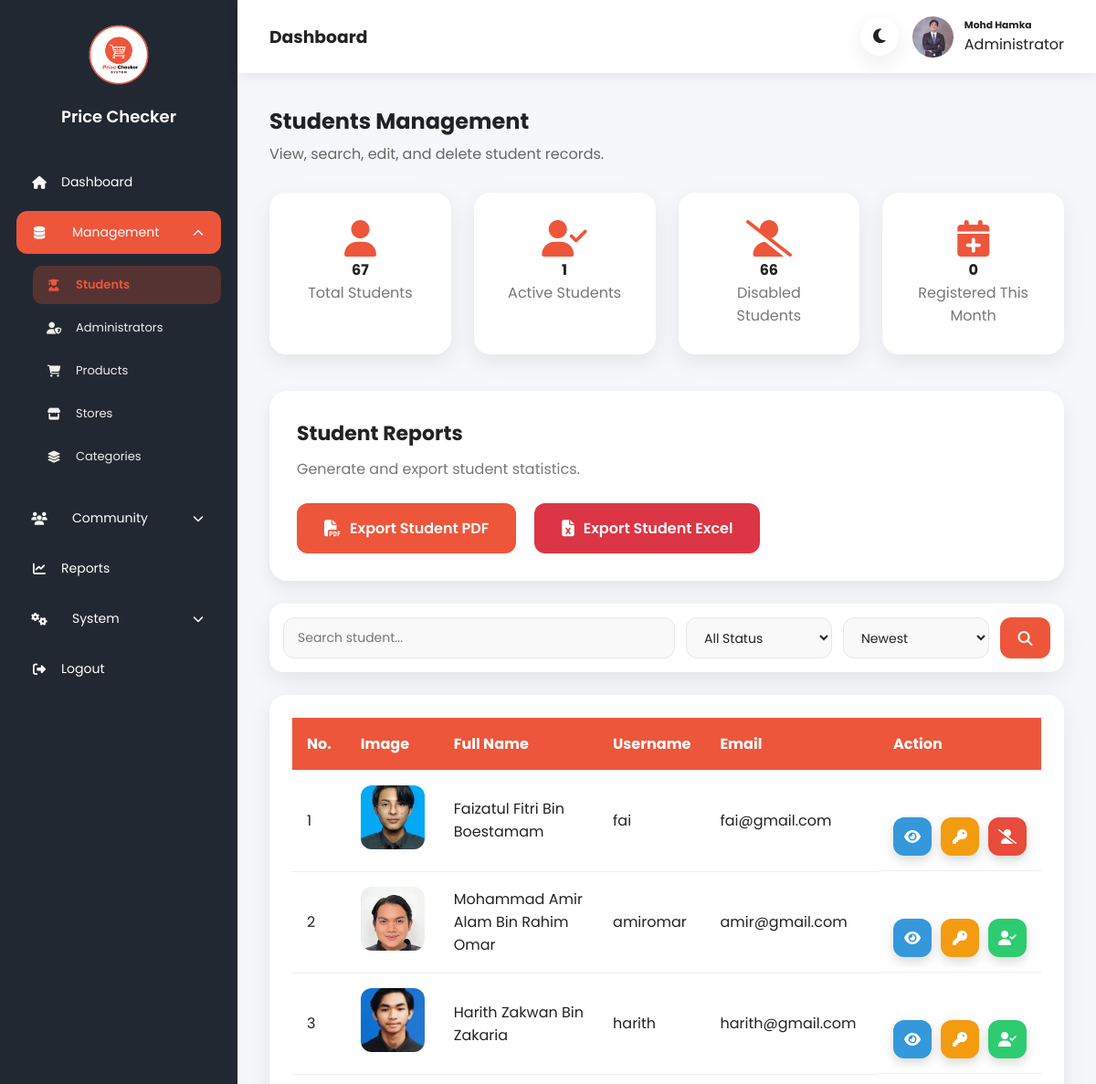
The app's page /src/admin/students.php (signed in, upper part), older data.
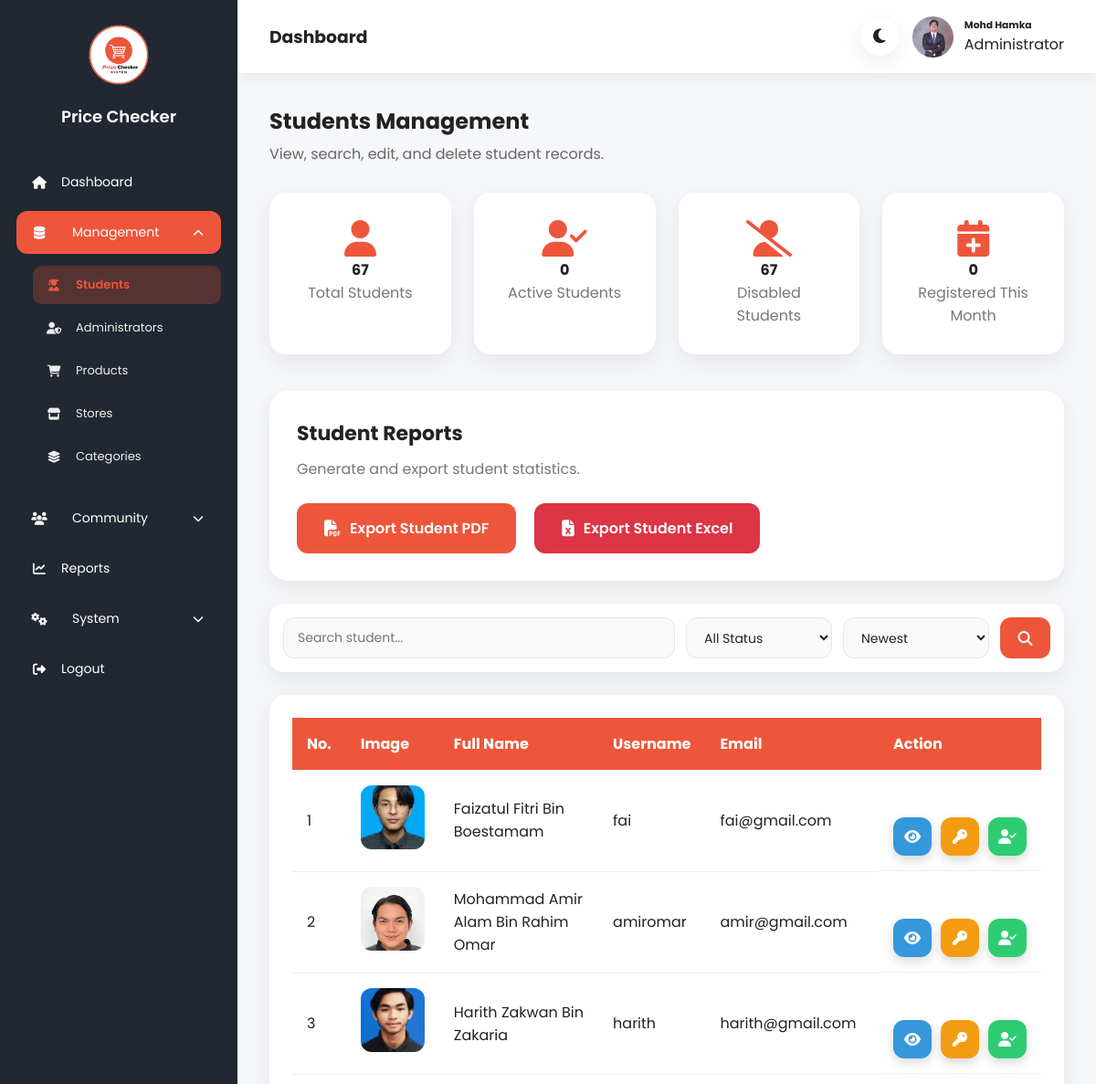
The same page, newer data.
### tables this page shows
CREATE TABLE `student` (
  `studentID` int(11) NOT NULL,
  `fullName` varchar(255) NOT NULL,
  `username` varchar(255) NOT NULL,
  `email` varchar(255) NOT NULL,
  `password` varchar(255) NOT NULL,
  `studentIMG` varchar(255) NOT NULL,
  `logStatus` varchar(255) NOT NULL,
  `created_at` timestamp NOT NULL DEFAULT current_timestamp()
);

### src/admin/students.php (the view, shortened to what this page needs)
<?php
include("../config/db_cPCS.php");
$totalStudents = mysqli_fetch_assoc(
mysqli_query($conn,"
SELECT COUNT(*) total
FROM student
"))['total'];
$activeStudents = mysqli_fetch_assoc(
mysqli_query($conn,"
SELECT COUNT(*) total
FROM student
WHERE logStatus='1'
"))['total'];
$disabledStudents = mysqli_fetch_assoc(
mysqli_query($conn,"
SELECT COUNT(*) total
FROM student
WHERE logStatus='0'
"))['total'];
$registeredThisMonth = mysqli_fetch_assoc(
mysqli_query($conn,"
SELECT COUNT(*) total
FROM student
WHERE MONTH(created_at)=MONTH(CURRENT_DATE())
AND YEAR(created_at)=YEAR(CURRENT_DATE())
"))['total'];
$search = $_GET['search'] ?? "";
$sort = $_GET['sort'] ?? "";
$sql = "SELECT * FROM student WHERE 1";
switch($sort)
{
default:
$sql.=" ORDER BY studentID ASC";
}
$limit = 10;
$page = isset($_GET['page']) ? (int)$_GET['page'] : 1;
$offset = ($page-1)*$limit;
$sql .= " LIMIT $limit OFFSET $offset";
$studentQuery = mysqli_query($conn,$sql);
?>
<!DOCTYPE html>
<html lang="en">
<head>
    <link rel="stylesheet"href="https://cdnjs.cloudflare.com/ajax/libs/font-awesome/6.7.2/css/all.min.css">
    <link rel="stylesheet" href="../../assets/css/adminDashboard.css">
</head>
<body>
<div class="admin-container">
    <?php include("../admin/includes/sidebar.php"); ?>
    <div class="admin-main">
        <?php include("../admin/includes/header.php"); ?>
        <div class="dashboard-content">
            <div class="page-title">
                <h2>
                    Students Management
                </h2>
                <p>
                    View, search, edit, and delete student records.
                </p>
            </div>
            <div class="dashboard-cards">
                <div class="dashboard-card">
                    <i class="fa-solid fa-user"></i>
                    <h4>
                        <?php echo $totalStudents; ?>
                    </h4>
                    <p>
                        Total Students
                    </p>
                </div>
                <div class="dashboard-card">
                    <i class="fa-solid fa-user-check"></i>
                    <h4>
                        <?php echo $activeStudents; ?>
                    </h4>
                    <p>
                        Active Students
                    </p>
                </div>
                <div class="dashboard-card">
                    <i class="fa-solid fa-user-slash"></i>
                    <h4>
                        <?php echo $disabledStudents; ?>
                    </h4>
                    <p>
                        Disabled Students
                    </p>
                </div>
                <div class="dashboard-card">
                    <i class="fa-solid fa-calendar-plus"></i>
                    <h4>
                        <?php echo $registeredThisMonth; ?>
                    </h4>
                    <p>
                        Registered This Month
                    </p>
                </div>
            </div>
            <div class="report-card">
                <h3>
                    Student Reports
                </h3>
                <p>
                    Generate and export student statistics.
                </p>
                <div class="report-buttons">
                    <a href="../admin/exportPDF.php?type=student">
                        <i class="fa fa-file-pdf"></i>
                        Export Student PDF
                    </a>
                    <a href="../admin/exportExcel.php?type=student">
                        <i class="fa fa-file-excel"></i>
                        Export Student Excel
                    </a>
                </div>
            </div>
            <div class="manage-top">
                <form method="GET" class="search-box">
                    <div class="student-search-input">
                        <input type="text" id="studentSearchBox" name="search" autocomplete="off" placeholder="Search student..."
                            value="<?php echo htmlspecialchars($search); ?>">
                    </div>
                    <select name="logStatus">
                        <option value="">All Status</option>
                    </select>
                    <select name="sort">
                        <option value="">Newest</option>
                    </select>
                    <button type="submit">
                        <i class="fa fa-search"></i>
                    </button>
                </form>
            </div>
            <div class="table-card">
                <table>
                    <thead>
                        <tr>
                            <th>No.</th>
                            <th>Image</th>
                            <th>Full Name</th>
                            <th>Username</th>
                            <th>Email</th>
                            <th>Action</th>
                        </tr>
                    </thead>
                    <tbody>
                    <?php
                    if(mysqli_num_rows($studentQuery)==0)
                    {
                    ?>
                    <tr>
                        <td colspan="7" style="text-align:center;">
                            No student record found.
                        </td>
                    </tr>
                    <?php
                    }
                    else
                    {
                    $no = $offset + 1;
                    while($student=mysqli_fetch_assoc($studentQuery))
                    {
                    ?>
                    <tr>
                        <td>
                            <?php echo $no++; ?>
                        </td>
                        <td>
                            <img src="<?php echo $student['studentIMG']; ?>" class="table-image">
                        </td>
                        <td>
                            <?php echo $student['fullName']; ?>
                        </td>
                        <td>
                            <?php echo $student['username']; ?>
                        </td>
                        <td>
                            <?php echo $student['email']; ?>
                        </td>
                        <td class="action-buttons">
                            <button type="button" class="action-btn view-btn"
                                data-id="<?php echo $student['studentID']; ?>"
                                title="View Student">
                                <i class="fa-solid fa-eye"></i>
                            </button>
                            <button type="button" class="action-btn reset-btn"
                                data-id="<?php echo $student['studentID']; ?>"
                                data-name="<?php echo htmlspecialchars($student['fullName']); ?>"
                                title="Reset Password">
                                <i class="fa-solid fa-key"></i>
                            </button>
                            <?php if($student['logStatus']==1){ ?>
                                <button type="button"
                                    class="action-btn disable-btn"
                                    data-id="<?php echo $student['studentID']; ?>"
                                    data-name="<?php echo htmlspecialchars($student['fullName']); ?>"
                                    title="Disable Student">
                                    <i class="fa-solid fa-user-slash"></i>
                                </button>
                            <?php }else{ ?>
                                <button type="button"
                                    class="action-btn enable-btn"
                                    data-id="<?php echo $student['studentID']; ?>"
                                    data-name="<?php echo htmlspecialchars($student['fullName']); ?>"
                                    title="Enable Student">
                                    <i class="fa-solid fa-user-check"></i>
                                </button>
                            <?php } ?>
                        </td>
                    </tr>
                    <?php
                    }
                    }
                    ?>
                    </tbody>
                </table>
            </div>
        </div>
    </div>
</div>
</body>
</html>

### src/admin/includes/sidebar.php (shortened to what this page needs)
<?php
$currentPage = basename($_SERVER['PHP_SELF']);
function activePage($page)
{
    global $currentPage;
    return $currentPage == $page ? "active" : "";
}
function activeDropdown($pages)
{
    global $currentPage;
    return in_array($currentPage,$pages) ? "active" : "";
}
?>
<div class="admin-sidebar">
    <div class="sidebar-logo">
        <a href="../admin/dashboard.php">
            <img src="../../assets/images/logo.png">
        </a>
        <h4>
            Price Checker
        </h4>
    </div>
    <ul class="sidebar-menu">
        <li class="<?php echo activePage('dashboard.php'); ?>">
            <a href="../admin/dashboard.php">
                <i class="fa fa-home"></i>
                Dashboard
            </a>
        </li>
        <li class="sidebar-dropdown <?php echo activeDropdown([
            'students.php',
            'admins.php',
            'items.php',
            'stores.php',
            'categories.php'
        ]); ?>">
            <a href="javascript:void(0)" class="dropdown-toggle">
                <i class="fa fa-database"></i>
                Management
                <i class="fa fa-chevron-down arrow"></i>
            </a>
            <ul class="sidebar-submenu">
                <li class="<?php echo activePage('students.php'); ?>">
                    <a href="../admin/students.php">
                        <i class="fa fa-user-graduate"></i>
                        Students
                    </a>
                </li>
                <li class="<?php echo activePage('admins.php'); ?>">
                    <a href="../admin/admins.php">
                        <i class="fa fa-user-shield"></i>
                        Administrators
                    </a>
                </li>
                <li class="<?php echo activePage('items.php'); ?>">
                    <a href="../admin/items.php">
                        <i class="fa fa-cart-shopping"></i>
                        Products
                    </a>
                </li>
                <li class="<?php echo activePage('stores.php'); ?>">
                    <a href="../admin/stores.php">
                        <i class="fa fa-store"></i>
                        Stores
                    </a>
                </li>
                <li class="<?php echo activePage('categories.php'); ?>">
                    <a href="../admin/categories.php">
                        <i class="fa fa-layer-group"></i>
                        Categories
                    </a>
                </li>
            </ul>
        </li>
        <li class="sidebar-dropdown <?php echo activeDropdown([
            'ratings.php',
            'forum.php'
        ]); ?>">
            <a href="javascript:void(0)" class="dropdown-toggle">
                <i class="fa fa-users"></i>
                Community
                <i class="fa fa-chevron-down arrow"></i>
            </a>
        </li>
        <li class="<?php echo activePage('reports.php'); ?>">
            <a href="../admin/reports.php">
                <i class="fa fa-chart-line"></i>
                Reports
            </a>
        </li>
        <li class="sidebar-dropdown <?php echo activeDropdown([
            'backup.php',
            'systemHealth.php',
            'auditLogs.php',
            'profile.php'
        ]); ?>">
            <a href="javascript:void(0)" class="dropdown-toggle">
                <i class="fa fa-gears"></i>
                System
                <i class="fa fa-chevron-down arrow"></i>
            </a>
        </li>
        <li>
            <a href="../public/logout.php">
                <i class="fa fa-right-from-bracket"></i>
                Logout
            </a>
        </li>
    </ul>
</div>

### src/admin/includes/header.php
<?php
include("../config/db_cPCS.php");
$adminID = $_SESSION['adminID'];
$sql = "SELECT * FROM admin WHERE adminID = ?";
$stmt = mysqli_prepare($conn, $sql);
mysqli_stmt_bind_param($stmt, "i", $adminID);
mysqli_stmt_execute($stmt);
$result = mysqli_stmt_get_result($stmt);
$admin = mysqli_fetch_assoc($result);
?>
<div class="admin-header">
    <div class="header-title">
            <h3>
                Dashboard
            </h3>
    </div>
    <div class="header-actions">
        <button id="themeToggle" class="theme-btn">
            <i class="fa-solid fa-moon"></i>
        </button>
        <div class="admin-profile">
            <img src="<?php echo $admin['adminIMG']; ?>">
            <div>
                <h6>
                    <?php echo $admin['adminFullname']; ?>
                </h6>
                <span>
                    Administrator
                </span>
            </div>
        </div>
    </div>
</div>

Row changes from the older to the newer data that the page shows:
changed student "Faizatul Fitri Bin Boestamam": logStatus "1" → "0" (drawn)
Text that changed along with them:
$activeStudents: "1" → "0"
$disabledStudents: "66" → "67"
